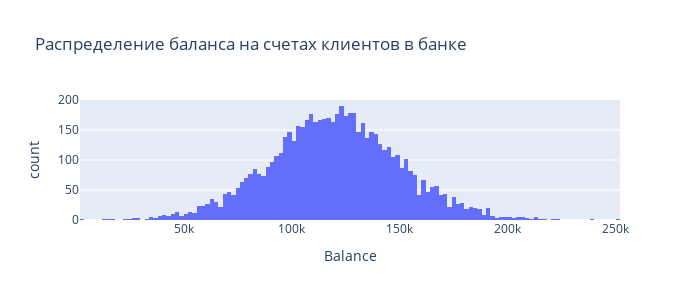

The code cell stored with this chart in its notebook:
### Markdown cell above
Количество лояльных клиентов превышает количество ушедших почти в 4 раза.

### Code cell
# 9.2. Постройте график, показывающий распределение баланса пользователей, у которых на счету больше 2 500 долларов. 
# Опишите распределение и сделайте выводы.

import pandas as pd
import plotly
import plotly.express as px

churn_data = pd.read_csv(r'C:\Users\grish\OneDrive\Рабочий стол\skillfactory\pandas\data\churn.csv')
churn_data.drop(['RowNumber'], axis=1, inplace=True)

histogram_data = churn_data[churn_data['Balance'] > 2500]

fig = px.histogram(
    data_frame = histogram_data,
    x = 'Balance',
    height=300,
    width=700,
    title='Распределение баланса на счетах клиентов в банке'
)
fig.show()

### Figure 1 — Plotly figure (JSON) as saved in the notebook; plotly's stock layout.template omitted (floating-point values rounded to 4 significant figures; data arrays with more than 128 entries replaced by an {"elided": "..."} marker saying what was removed)
{"data": [{"alignmentgroup": "True", "bingroup": "x", "hovertemplate": "Balance=%{x}<br>count=%{y}<extra></extra>", "legendgroup": "", "marker": {"color": "#636efa", "pattern": {"shape": ""}}, "name": "", "offsetgroup": "", "orientation": "v", "showlegend": false, "type": "histogram", "x": {"elided": "6383 float values"}, "xaxis": "x", "yaxis": "y"}], "layout": {"barmode": "relative", "height": 300, "legend": {"tracegroupgap": 0}, "title": {"text": "Распределение баланса на счетах клиентов в банке"}, "width": 700, "xaxis": {"anchor": "y", "domain": [0, 1], "title": {"text": "Balance"}}, "yaxis": {"anchor": "x", "domain": [0, 1], "title": {"text": "count"}}}}
